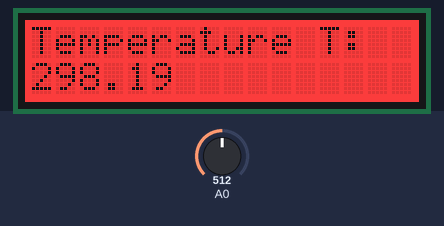
Recording of a sketch running on a simulated Arduino Uno, built with avr-gcc and run on an emulated ATmega328P. Shown: 16×2 character LCD. The inputs (shaded band) are chosen by the test bench; at power-on: A0 = 512.

Above: at 1.2 s.
1.3 s: A0 set to 481
At 2.5 s:
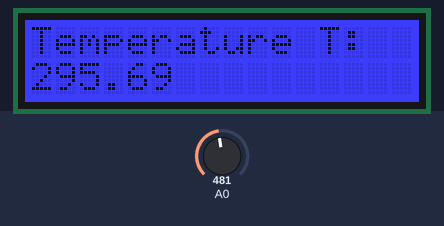
3.5 s: A0 set to 511
At 4.5 s:
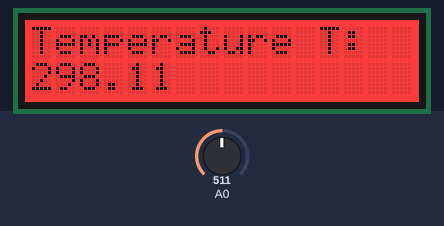
5.6 s: A0 set to 306
At 6.6 s:
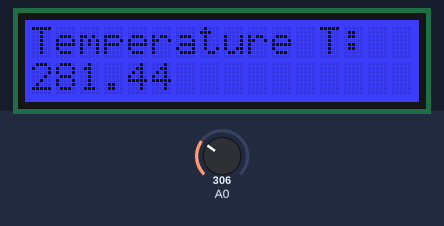
Timing chart, 0 to 8.6 s (numbered marks = the images above; inputs shaded):
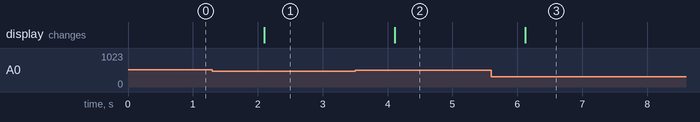

The sketch:

GroveTemp_LCD.ino
```cpp
/* Author:      vojoel
 * Date:        29 Nov 2021
 * Description: Program to measure temperature with temperature sensor and output on LCD
 */

#include <Wire.h>
#include <rgb_lcd.h>
#include <math.h>

rgb_lcd lcd;
const float R0 = 100000;    // Resistance at T0 (in Ohm)
const float B = 4275;       // B-value in [4250K, 4299K]
const float T0 = 298.15;    // Room temperature 25°C
const float threshold = 297; // Threshold above which
float V_meas;
float T;
float R;
bool red = 1;

void setup()
{
    lcd.begin(16,2);
    lcd.print("Temperature T:");

}

void loop()
{
    V_meas=analogRead(0);

    // Make Calculations (using eqs 8 and 9 in manual)
    R = (1023/V_meas - 1)*R0;
    T = 1/(log(R/R0)/B + 1/T0);

    // Reset LCD and print temperature
    lcd.setCursor(0,1);
    lcd.print(T);  //println adds this parameter to plot

    if(T > threshold) {
      lcd.setRGB(255,0,0);
      red = 1;
    }

    if(red == 1 and T < threshold){
      lcd.setRGB(0,0,255);
      red = 0;
    }


    // Wait 1s
    delay(1000);
}
```

Measured:
- the behaviour switches between 498 and 497 on A0 (found by bisection; images 0 and 1)
- after the input at 1.3 s, the display: changes after 0.80 s (image 1)
- after the input at 3.5 s, the display: changes after 0.61 s (image 2)
- after the input at 5.6 s, the display: changes after 0.53 s (image 3)
